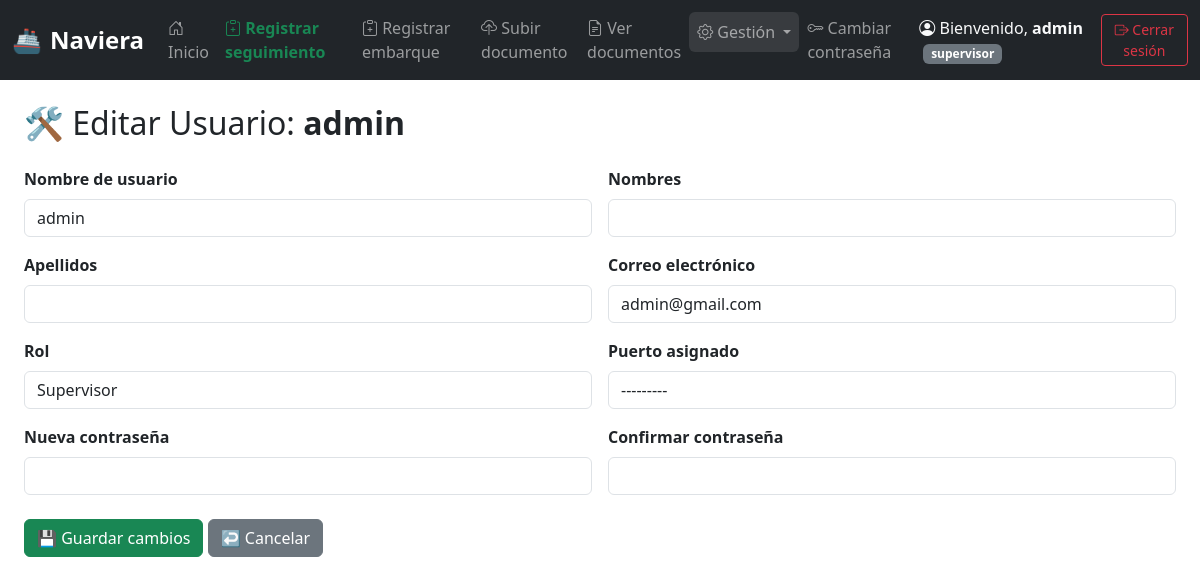
Screenshot of /usuarios/editar/1/ (signed in) with the database file from the repository.
### gestion/models.py (models this page shows, shortened)
class CustomUser(AbstractUser):
    ROLES = [
        ('normal', 'Usuario Normal'),
        ('supervisor', 'Supervisor'),
    ]
    rol = models.CharField(max_length=20, choices=ROLES, default='normal')
    puerto = models.ForeignKey(Puerto, null=True, blank=True, on_delete=models.SET_NULL)

### gestion/views.py (the view)
# urls.py: path('usuarios/editar/<int:id>/', views.editar_usuario, name='editar_usuario'),
@login_required
@user_passes_test(lambda u: u.rol == 'supervisor')
def editar_usuario(request, id):
    usuario = get_object_or_404(CustomUser, id=id)
    if request.method == 'POST':
        form = EditarUsuarioForm(request.POST, instance=usuario)
        if form.is_valid():
            user = form.save(commit=False)
            nueva_pass = form.cleaned_data.get('nueva_password')
            if nueva_pass:
                user.password = make_password(nueva_pass)
            user.save()
            messages.success(request, "Usuario actualizado correctamente.")
            return redirect('dashboard')
    else:
        form = EditarUsuarioForm(instance=usuario)
    return render(request, 'gestion/usuarios/editar_usuario.html', {'form': form, 'usuario': usuario})

### gestion/forms.py (shortened to what this page needs)
class EditarUsuarioForm(forms.ModelForm):
    nueva_password = forms.CharField(
        label="Nueva contraseña",
        widget=forms.PasswordInput,
        required=False
    )
    confirmar_password = forms.CharField(
        label="Confirmar contraseña",
        widget=forms.PasswordInput,
        required=False
    )
    class Meta:
        model = CustomUser
        fields = ['username', 'first_name', 'last_name', 'email', 'rol', 'puerto']
        labels = {
            'username': 'Nombre de usuario',
            'first_name': 'Nombres',
            'last_name': 'Apellidos',
            'email': 'Correo electrónico',
            'rol': 'Rol',
            'puerto': 'Puerto asignado',
        }

### gestion/templatetags/form_extras.py (called while the page is built)
@register.filter(name='add_class')
def add_class(field, css):
    return field.as_widget(attrs={'class': css})

### gestion/templates/gestion/usuarios/editar_usuario.html (shortened to what this page needs)
{% extends 'gestion/base.html' %}
{% load form_extras %}
{% block content %}
  <h2 class="mb-4">🛠️ Editar Usuario: <strong>{{ usuario.username }}</strong></h2>
  <form method="post" class="row g-3">
    {% for field in form %}
      <div class="col-md-6">
        <label for="{{ field.id_for_label }}" class="form-label fw-semibold">
          {{ field.label }}
        </label>
        {{ field|add_class:"form-control" }}
      </div>
    {% endfor %}
    <div class="col-12 mt-4">
      <button type="submit" class="btn btn-success">💾 Guardar cambios</button>
      <a href="{% url 'lista_usuarios' %}" class="btn btn-secondary">↩️ Cancelar</a>
    </div>
  </form>
{% endblock %}

### gestion/templates/gestion/base.html (shortened to what this page needs)
<!DOCTYPE html>
<html lang="es">
<head>
    <link href="https://cdn.jsdelivr.net/npm/bootstrap@5.3.0/dist/css/bootstrap.min.css" rel="stylesheet">
</head>
<body>
<nav class="navbar navbar-expand-lg navbar-dark bg-dark sticky-top">
    <div class="container-fluid">
        <a class="navbar-brand d-flex align-items-center" href="{% url 'dashboard' %}">
            <span>🚢</span>
            <span class="ms-2">Naviera</span>
        </a>
        <div class="collapse navbar-collapse" id="navMenu">
            <ul class="navbar-nav me-auto mb-2 mb-lg-0">
                <li class="nav-item">
                    <a class="nav-link" href="{% url 'dashboard' %}">
                        <i class="bi bi-house-door"></i>
                        <span class="d-lg-inline">Inicio</span>
                    </a>
                </li>
                {% if user.is_authenticated %}
                    <li class="nav-item">
                        <a class="nav-link text-success fw-bold" href="{% url 'crear_seguimiento' %}">
                            <i class="bi bi-clipboard-plus"></i>
                            <span class="d-lg-inline">Registrar seguimiento</span>
                        </a>
                    </li>
                    <li class="nav-item">
                        <a class="nav-link" href="{% url 'crear_embarque' %}">
                            <i class="bi bi-clipboard-plus"></i>
                            <span class="d-lg-inline">Registrar embarque</span>
                        </a>
                    </li>
                    <li class="nav-item">
                        <a class="nav-link" href="{% url 'subir_documento' %}">
                            <i class="bi bi-cloud-upload"></i>
                            <span class="d-lg-inline">Subir documento</span>
                        </a>
                    </li>
                    <li class="nav-item">
                        <a class="nav-link" href="{% url 'lista_documentos' %}">
                            <i class="bi bi-file-earmark-text"></i>
                            <span class="d-lg-inline">Ver documentos</span>
                        </a>
                    </li>
                    {% if user.rol == 'supervisor' %}
                        <li class="nav-item dropdown d-none d-lg-block">
                            <a class="nav-link dropdown-toggle supervisor-dropdown" href="#" role="button"
                               data-bs-toggle="dropdown" aria-expanded="false">
                                <i class="bi bi-gear"></i>
                                Gestión
                            </a>
                        </li>
                    {% endif %}
                    <li class="nav-item">
                        <a class="nav-link" href="{% url 'cambiar_contraseña' %}">
                            <i class="bi bi-key"></i>
                            <span class="d-lg-inline">Cambiar contraseña</span>
                        </a>
                    </li>
                {% endif %}
            </ul>
            <div class="d-flex flex-column flex-lg-row align-items-lg-center">
                {% if user.is_authenticated %}
                    <span class="navbar-text text-light me-lg-3 mb-2 mb-lg-0">
                        <i class="bi bi-person-circle"></i>
                        <span class="d-none d-sm-inline">Bienvenido, </span>
                        <strong>{{ user.username }}</strong>
                        <span class="badge bg-secondary ms-1">{{ user.rol }}</span>
                    </span>
                    <a class="btn btn-outline-danger btn-sm btn-logout" href="{% url 'logout' %}">
                        <i class="bi bi-box-arrow-right"></i>
                        <span class="d-lg-inline">Cerrar sesión</span>
                    </a>
                {% else %}
                    <a class="btn btn-outline-light btn-sm" href="{% url 'login' %}">
                        <i class="bi bi-box-arrow-in-right"></i>
                        <span class="d-lg-inline">Iniciar sesión</span>
                    </a>
                {% endif %}
            </div>
        </div>
    </div>
</nav>
<div class="container-fluid px-3 px-md-4 main-container">
    <div class="row">
        <div class="col-12">
            <div class="mt-4">
                {% block content %}
                {% endblock %}
            </div>
        </div>
    </div>
</div>
<link rel="stylesheet" href="https://cdn.jsdelivr.net/npm/bootstrap-icons@1.11.0/font/bootstrap-icons.css">
</body>
</html>

### gestion/templates/gestion/base.html (style rules this page uses)
.navbar-brand { font-weight: 600; font-size: 1.5rem; }
@media (min-width: 992px) { .navbar-nav .nav-link { padding-left: 1rem; padding-right: 1rem; } }
.main-container { min-height: calc(100vh - 76px); padding-bottom: 2rem; }
.supervisor-dropdown { background-color: rgba(255,255,255,0.1); border-radius: 0.375rem; margin: 0.25rem 0; }

### rows the page displays
CustomUser: username "admin", rol "supervisor", form "admin" "admin@gmail.com" "Supervisor" "---------"

### other values shown
{{ field.label }} "Nombre de usuario" "Nombres" "Apellidos" "Correo electrónico" "Rol" "Puerto asignado" "Nueva contraseña" "Confirmar contraseña"
